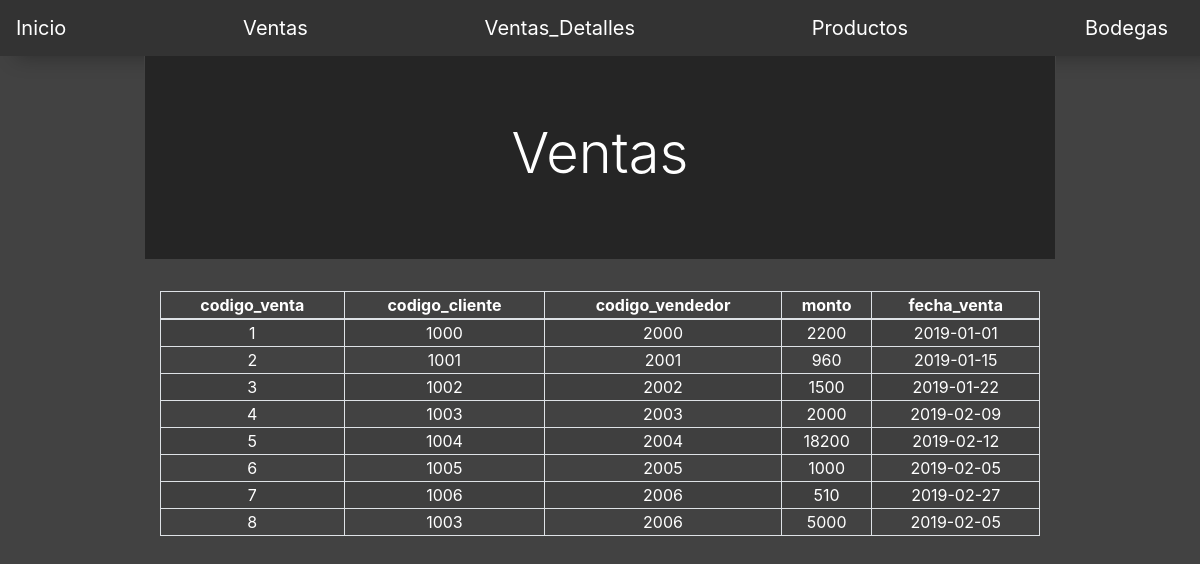
The app's page /Tablas/Ventas.php with its own data.
### tables this page shows
CREATE TABLE `Ventas` (
  `codigo_venta` int NOT NULL,
  `codigo_cliente` int DEFAULT NULL,
  `codigo_vendedor` int DEFAULT NULL,
  `monto` int DEFAULT NULL,
  `fecha_venta` date DEFAULT NULL,
  PRIMARY KEY (`codigo_venta`)
);

### Tablas/Ventas.php (the view, shortened to what this page needs)
<?php
$objeto = new Conexion();
$conexion = $objeto->Conectar();
$consulta = 'SELECT * FROM Ventas';
$resultado = $conexion->prepare($consulta);
$resultado->execute();
$ventas_detalle=$resultado->fetchAll(PDO::FETCH_ASSOC);
?>
<!doctype html>
<html lang="en">
  <head>
    <link href="../estilos.css" rel="stylesheet" type="text/css">
    <link rel="stylesheet" href="https://stackpath.bootstrapcdn.com/bootstrap/4.4.1/css/bootstrap.min.css">
    <link rel="stylesheet" type="text/css" href="https://cdn.datatables.net/v/bs4/dt-1.10.20/datatables.min.css"/>
  </head>
  <body>
  <nav class="navbar navbar-dark" id="navbar">
  <a class="navbar-brand" href="../index.php">Inicio</a>
  <a class="navbar-brand" href="../Tablas/Ventas.php">Ventas</a>
        <a class="navbar-brand" href="../Tablas/Ventas_Detalles.php">Ventas_Detalles</a>
        <a class="navbar-brand" href="../Tablas/Productos.php">Productos</a>
        <a class="navbar-brand" href="../Tablas/Bodegas.php">Bodegas</a>
    </nav>
    <div class="group">
        <div class="jumbotron jumbotron-fluid text-center" id="jumbo">
            <div class="container">
              <h1 class="display-4">Ventas</h1>
            </div>
        </div>
        <div class="container">
            <div class="row">
                <div class="col-lg-12">
                    <table id="tablaventas_detalle" class="table-striped table-bordered" style="width:100%">
                        <thead class="text-center">
                            <th>codigo_venta</th>
                            <th>codigo_cliente</th>
                            <th>codigo_vendedor</th>
                            <th>monto</th>
                            <th>fecha_venta</th>
                        </thead>
                        <tbody>
                            <?php
                                foreach($ventas_detalle as $detalle){
                            ?>
                            <tr class="text-center">
                                <td><?php echo $detalle['codigo_venta']?></td>
                                <td><?php echo $detalle['codigo_cliente']?></td>
                                <td><?php echo $detalle['codigo_vendedor']?></td>
                                <td><?php echo $detalle['monto']?></td>
                                <td><?php echo $detalle['fecha_venta']?></td>
                            </tr>
                            <?php
                                }
                            ?>
                        </tbody>
                    </table>
                </div>
            </div>
        </div>
    </div>
  </body>
</html>

### estilos.css (style rules this page uses)
html,body { height:100%; margin: 0; display: flex; flex-direction: column; }
body { background: -webkit-linear-gradient(top, #424242 71%,#424242 99%); }
.group { border-left: 1.3px solid #424242; border-right: 1.3px solid #424242; color: rgb(255, 255, 255); background: -webkit-linear-gradient(top, rgb(66, 66, 66) 0%,rgb(66, 66, 66) 100%); width: 76%; padding: 0px; margin-top: 0px ; margin-bottom: 0px; margin-right: auto; margin-left: auto; }
#navbar { background: rgb(51, 51, 51); position:relative; box-shadow: inset 0 -1px 0 var(--color-border-secondary); }
#navbar:before { content: ''; position: absolute; bottom:-2%; width: 100%; height: 100%; background-color: rgba(0,0,0,0.3); z-index: -1; filter: blur(10px); }
#jumbo { background-color: #252525; }

### records on screen
ventas: codigo_venta "1", codigo_cliente "1000", codigo_vendedor "2000", monto "2200", fecha_venta "2019-01-01"
ventas: codigo_venta "2", codigo_cliente "1001", codigo_vendedor "2001", monto "960", fecha_venta "2019-01-15"
ventas: codigo_venta "3", codigo_cliente "1002", codigo_vendedor "2002", monto "1500", fecha_venta "2019-01-22"
ventas: codigo_venta "4", codigo_cliente "1003", codigo_vendedor "2003", monto "2000", fecha_venta "2019-02-09"
ventas: codigo_venta "5", codigo_cliente "1004", codigo_vendedor "2004", monto "18200", fecha_venta "2019-02-12"
ventas: codigo_venta "6", codigo_cliente "1005", codigo_vendedor "2005", monto "1000", fecha_venta "2019-02-05"
ventas: codigo_venta "7", codigo_cliente "1006", codigo_vendedor "2006", monto "510", fecha_venta "2019-02-27"
ventas: codigo_venta "8", codigo_cliente "1003", codigo_vendedor "2006", monto "5000", fecha_venta "2019-02-05"
